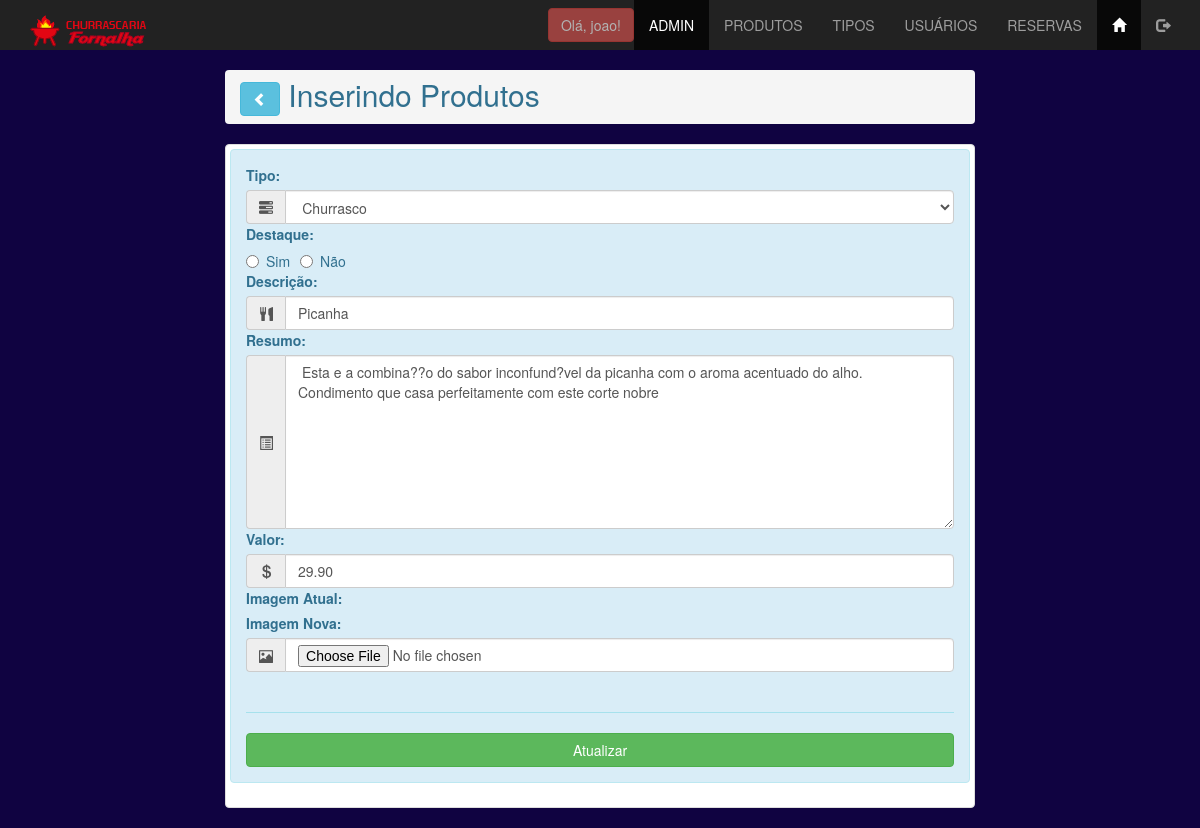
/admin/produtos_atualiza.php?id_produto=1 (signed in), run on the app's committed database.
### tables this page shows
CREATE TABLE `tbprodutos` (
  `id_produto` int(11) NOT NULL AUTO_INCREMENT,
  `id_tipo_produto` int(11) NOT NULL,
  `descri_produto` varchar(100) NOT NULL,
  `resumo_produto` varchar(1000) DEFAULT NULL,
  `valor_produto` decimal(9,2) DEFAULT NULL,
  `imagem_produto` varchar(50) DEFAULT NULL,
  `destaque_produto` enum('Sim','N?o') NOT NULL,
  PRIMARY KEY (`id_produto`),
  KEY `id_tipo_produto_fk` (`id_tipo_produto`),
  CONSTRAINT `id_tipo_produto_fk` FOREIGN KEY (`id_tipo_produto`) REFERENCES `tbtipos` (`id_tipo`) ON DELETE NO ACTION ON UPDATE NO ACTION
);

CREATE TABLE `tbtipos` (
  `id_tipo` int(11) NOT NULL AUTO_INCREMENT,
  `sigla_tipo` varchar(3) NOT NULL,
  `rotulo_tipo` varchar(15) NOT NULL,
  PRIMARY KEY (`id_tipo`)
);

### admin/produtos_atualiza.php (the view, shortened to what this page needs)
<?php
include '../conn/connect.php';
if($_GET){
    $id_form = $_GET['id_produto'];
}else{
    $id_form = 0;
}
$lista = $conn->query("select * from tbprodutos where id_produto = $id_form");
$row = $lista->fetch_assoc();
    $consulta_fk = "select * from tbtipos order by rotulo_tipo asc";
    $lista_fk = $conn->query($consulta_fk);
    $row_fk = $lista_fk->fetch_assoc();
?>
<!DOCTYPE html>
<html lang="pt-BR">
<head>
    <link rel="stylesheet" href="../css/bootstrap.min.css">
    <link rel="stylesheet" href="../css/estilo.css">
</head>
<body class="fundoadm">
    <?php include 'menu_adm.php';?>
    <main class="container">
        <div class="row">
            <div class="col-xs-12 col-sm-offset-2 col-sm-6 col-md-8">
                <h2 class="breadcrumb text-info">
                    <a href="produtos_lista.php">
                        <button class="btn btn-info">
                            <span class="glyphicon glyphicon-chevron-left"></span>
                        </button>
                    </a>
                    Inserindo Produtos
                </h2>
                <div class="thumbnail">
                    <div class="alert alert-info" role="alert">
                        <form action="produtos_atualiza.php" method="post" name="form_produto_insere" enctype="multipart/form-data" id="form_produto_insere" value="<?php echo $row['id_produto'] ?>">
                            <label for="id_tipo_produto">Tipo:</label>
                            <div class="input-group">
                                <span class="input-group-addon">
                                    <span class="glyphicon glyphicon-tasks" aria-hidden="true"></span>
                                </span>
                                <select name="id_tipo_produto" id="id_tipo_produto" class="form-control" required>
                                    <?php do{ ?>
                                    <option value="<?php echo $row_fk['id_tipo'];?>"
                                    <?php
                                        if(!(strcmp($row_fk['id_tipo'],$row['id_tipo_produto']))){
                                            echo "selected=\"selected\"";
                                        }
                                    ?>
                                    >
                                    <?php echo $row_fk['rotulo_tipo']?>
                                    </option>
                                    <?php } while($row_fk=$lista_fk->fetch_assoc());?>
                                </select>
                            </div>
                            <label for="destaque_produto">Destaque:</label>
                            <div class="input-group">
                                <label for="destaque_produto_s" class="radio-inline">
                                    <input type="radio" name="destaque_produto" id="destaque_produto" value="Sim" <?php echo $row['destaque_produto']=="Sim"?"checked":null ?>>Sim
                                </label>
                                <label for="destaque_produto_n" class="radio-inline">
                                    <input type="radio" name="destaque_produto" id="destaque_produto" value="Não" <?php echo $row['destaque_produto']=="Não"?"checked":null ?>>Não
                                </label>
                            </div>
                            <label for="descri_produto">Descrição:</label>
                            <div class="input-group">
                                <span class="input-group-addon">
                                    <span class="glyphicon glyphicon-cutlery" aria-hidden="true"></span>
                                </span>
                                <input type="text" name="descri_produto" id="descri_produto" class="form-control" placeholder="Digite a descrição do produto" maxlength="100" value=<?php echo $row['descri_produto'] ?>>
                            </div>
                            <label for="resumo_produto">Resumo:</label>
                            <div class="input-group">
                                <span class="input-group-addon">
                                    <span class="glyphicon glyphicon-list-alt" aria-hidden="true"></span>
                                </span>
                                <textarea cols="30" rows="8" name="resumo_produto" id="resumo_produto" class="form-control" placeholder="Digite os detalhes do produto" required ><?php echo $row['resumo_produto'] ?></textarea>
                            </div>
                            <label for="valor_produto">Valor:</label>
                            <div class="input-group">
                                <span class="input-group-addon">
                                    <span class="glyphicon glyphicon-usd" aria-hidden="true"></span>
                                </span>
                                <input type="number" name="valor_produto" id="valor_produto" class="form-control" min='0' step="0.01" value=<?php echo $row['valor_produto'] ?> required >
                            </div>
                            <label for="imagem_produto_atual">Imagem Atual:</label>
                            <label for="imagem_produto">Imagem Nova:</label>
                            <div class="input-group">
                                <span class="input-group-addon">
                                    <span class="glyphicon glyphicon-picture" aria-hidden="true"></span>
                                </span>
                                <input type="file" name="imagem_produto" id="imagem_produto" class="form-control" accept="image/*">
                            </div>
                            <br>
                            <hr>
                            <input type="submit" id="atualizar" name="atualizar" class="btn btn-success btn-block" value="Atualizar">
                        </form>
                    </div>
                </div>
            </div>
        </div>
    </main>
</body>
</html>

### css/estilo.css (style rules this page uses)
.fundoadm { background-color: rgb(16, 3, 65); }

### data on the page
tbprodutos: id_tipo_produto "Churrasco", destaque_produto "☐ Destaque:", resumo_produto "Esta e a combina??o do sabor inconfund?vel da picanha com o aroma acentuado do alho. Condimento que casa perfeitamente com este corte nobre", valor_produto "29.90"

### other printed values
$_SESSION['login_usuario'] "joao"
